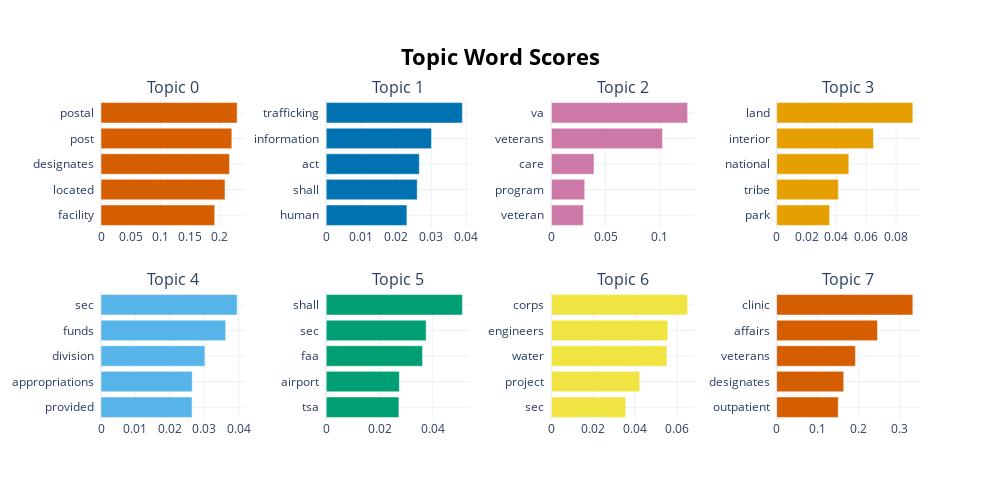

Here is the notebook cell this chart was saved with:
### Code cell
model.visualize_barchart()

### Figure 1 — Plotly figure (JSON) as saved in the notebook; plotly's stock layout.template omitted (floating-point values rounded to 4 significant figures)
{"data": [{"marker": {"color": "#D55E00"}, "orientation": "h", "type": "bar", "x": [0.1914, 0.2086, 0.2162, 0.2201, 0.2291], "xaxis": "x", "y": ["facility  ", "located  ", "designates  ", "post  ", "postal  "], "yaxis": "y"}, {"marker": {"color": "#0072B2"}, "orientation": "h", "type": "bar", "x": [0.02304, 0.02599, 0.02659, 0.03007, 0.03889], "xaxis": "x2", "y": ["human  ", "shall  ", "act  ", "information  ", "trafficking  "], "yaxis": "y2"}, {"marker": {"color": "#CC79A7"}, "orientation": "h", "type": "bar", "x": [0.02951, 0.03071, 0.03926, 0.1025, 0.1257], "xaxis": "x3", "y": ["veteran  ", "program  ", "care  ", "veterans  ", "va  "], "yaxis": "y3"}, {"marker": {"color": "#E69F00"}, "orientation": "h", "type": "bar", "x": [0.03546, 0.04131, 0.04834, 0.06485, 0.09122], "xaxis": "x4", "y": ["park  ", "tribe  ", "national  ", "interior  ", "land  "], "yaxis": "y4"}, {"marker": {"color": "#56B4E9"}, "orientation": "h", "type": "bar", "x": [0.02646, 0.02653, 0.03021, 0.03624, 0.03958], "xaxis": "x5", "y": ["provided  ", "appropriations  ", "division  ", "funds  ", "sec  "], "yaxis": "y5"}, {"marker": {"color": "#009E73"}, "orientation": "h", "type": "bar", "x": [0.02723, 0.0274, 0.03609, 0.03745, 0.05103], "xaxis": "x6", "y": ["tsa  ", "airport  ", "faa  ", "sec  ", "shall  "], "yaxis": "y6"}, {"marker": {"color": "#F0E442"}, "orientation": "h", "type": "bar", "x": [0.03547, 0.04212, 0.05512, 0.05555, 0.06499], "xaxis": "x7", "y": ["sec  ", "project  ", "water  ", "engineers  ", "corps  "], "yaxis": "y7"}, {"marker": {"color": "#D55E00"}, "orientation": "h", "type": "bar", "x": [0.1499, 0.1633, 0.1917, 0.2456, 0.3315], "xaxis": "x8", "y": ["outpatient  ", "designates  ", "veterans  ", "affairs  ", "clinic  "], "yaxis": "y8"}], "layout": {"annotations": [{"font": {"size": 16}, "showarrow": false, "text": "Topic 0", "x": 0.0875, "xanchor": "center", "xref": "paper", "y": 1, "yanchor": "bottom", "yref": "paper"}, {"font": {"size": 16}, "showarrow": false, "text": "Topic 1", "x": 0.3625, "xanchor": "center", "xref": "paper", "y": 1, "yanchor": "bottom", "yref": "paper"}, {"font": {"size": 16}, "showarrow": false, "text": "Topic 2", "x": 0.6375, "xanchor": "center", "xref": "paper", "y": 1, "yanchor": "bottom", "yref": "paper"}, {"font": {"size": 16}, "showarrow": false, "text": "Topic 3", "x": 0.9125, "xanchor": "center", "xref": "paper", "y": 1, "yanchor": "bottom", "yref": "paper"}, {"font": {"size": 16}, "showarrow": false, "text": "Topic 4", "x": 0.0875, "xanchor": "center", "xref": "paper", "y": 0.4, "yanchor": "bottom", "yref": "paper"}, {"font": {"size": 16}, "showarrow": false, "text": "Topic 5", "x": 0.3625, "xanchor": "center", "xref": "paper", "y": 0.4, "yanchor": "bottom", "yref": "paper"}, {"font": {"size": 16}, "showarrow": false, "text": "Topic 6", "x": 0.6375, "xanchor": "center", "xref": "paper", "y": 0.4, "yanchor": "bottom", "yref": "paper"}, {"font": {"size": 16}, "showarrow": false, "text": "Topic 7", "x": 0.9125, "xanchor": "center", "xref": "paper", "y": 0.4, "yanchor": "bottom", "yref": "paper"}], "height": 500, "hoverlabel": {"bgcolor": "white", "font": {"family": "Rockwell", "size": 16}}, "showlegend": false, "title": {"font": {"color": "Black", "size": 22}, "text": "<b>Topic Word Scores", "x": 0.5, "xanchor": "center", "yanchor": "top"}, "width": 1000, "xaxis": {"anchor": "y", "domain": [0, 0.175], "showgrid": true}, "xaxis2": {"anchor": "y2", "domain": [0.275, 0.45], "showgrid": true}, "xaxis3": {"anchor": "y3", "domain": [0.55, 0.725], "showgrid": true}, "xaxis4": {"anchor": "y4", "domain": [0.825, 1], "showgrid": true}, "xaxis5": {"anchor": "y5", "domain": [0, 0.175], "showgrid": true}, "xaxis6": {"anchor": "y6", "domain": [0.275, 0.45], "showgrid": true}, "xaxis7": {"anchor": "y7", "domain": [0.55, 0.725], "showgrid": true}, "xaxis8": {"anchor": "y8", "domain": [0.825, 1], "showgrid": true}, "yaxis": {"anchor": "x", "domain": [0.6, 1], "showgrid": true}, "yaxis2": {"anchor": "x2", "domain": [0.6, 1], "showgrid": true}, "yaxis3": {"anchor": "x3", "domain": [0.6, 1], "showgrid": true}, "yaxis4": {"anchor": "x4", "domain": [0.6, 1], "showgrid": true}, "yaxis5": {"anchor": "x5", "domain": [0, 0.4], "showgrid": true}, "yaxis6": {"anchor": "x6", "domain": [0, 0.4], "showgrid": true}, "yaxis7": {"anchor": "x7", "domain": [0, 0.4], "showgrid": true}, "yaxis8": {"anchor": "x8", "domain": [0, 0.4], "showgrid": true}}}
